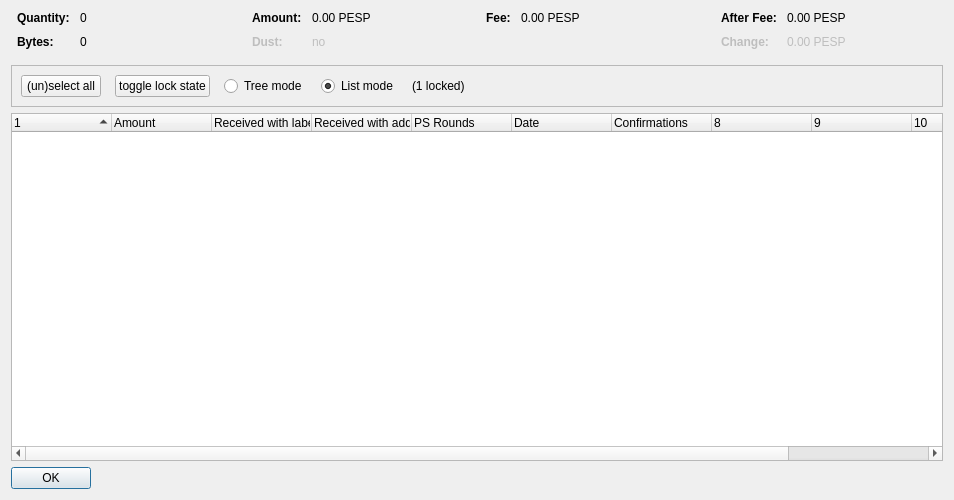
<?xml version="1.0" encoding="UTF-8"?>
<ui version="4.0">
 <class>CoinControlDialog</class>
 <widget class="QDialog" name="CoinControlDialog">
  <property name="geometry">
   <rect>
    <x>0</x>
    <y>0</y>
    <width>954</width>
    <height>500</height>
   </rect>
  </property>
  <property name="windowTitle">
   <string>Coin Selection</string>
  </property>
  <layout class="QVBoxLayout" name="verticalLayout">
   <item>
    <layout class="QHBoxLayout" name="horizontalLayoutTop" stretch="0,0,0,0">
     <property name="topMargin">
      <number>0</number>
     </property>
     <property name="bottomMargin">
      <number>10</number>
     </property>
     <item>
      <layout class="QFormLayout" name="formLayoutCoinControl1">
       <property name="horizontalSpacing">
        <number>10</number>
       </property>
       <property name="verticalSpacing">
        <number>10</number>
       </property>
       <property name="leftMargin">
        <number>6</number>
       </property>
       <property name="rightMargin">
        <number>6</number>
       </property>
       <item row="0" column="0">
        <widget class="QLabel" name="labelCoinControlQuantityText">
         <property name="font">
          <font>
           <weight>75</weight>
           <bold>true</bold>
          </font>
         </property>
         <property name="text">
          <string>Quantity:</string>
         </property>
        </widget>
       </item>
       <item row="0" column="1">
        <widget class="QLabel" name="labelCoinControlQuantity">
         <property name="cursor">
          <cursorShape>IBeamCursor</cursorShape>
         </property>
         <property name="contextMenuPolicy">
          <enum>Qt::ActionsContextMenu</enum>
         </property>
         <property name="text">
          <string notr="true">0</string>
         </property>
         <property name="textInteractionFlags">
          <set>Qt::LinksAccessibleByMouse|Qt::TextSelectableByKeyboard|Qt::TextSelectableByMouse</set>
         </property>
        </widget>
       </item>
       <item row="1" column="0">
        <widget class="QLabel" name="labelCoinControlBytesText">
         <property name="font">
          <font>
           <weight>75</weight>
           <bold>true</bold>
          </font>
         </property>
         <property name="text">
          <string>Bytes:</string>
         </property>
        </widget>
       </item>
       <item row="1" column="1">
        <widget class="QLabel" name="labelCoinControlBytes">
         <property name="cursor">
          <cursorShape>IBeamCursor</cursorShape>
         </property>
         <property name="contextMenuPolicy">
          <enum>Qt::ActionsContextMenu</enum>
         </property>
         <property name="text">
          <string notr="true">0</string>
         </property>
         <property name="textInteractionFlags">
          <set>Qt::LinksAccessibleByMouse|Qt::TextSelectableByKeyboard|Qt::TextSelectableByMouse</set>
         </property>
        </widget>
       </item>
      </layout>
     </item>
     <item>
      <layout class="QFormLayout" name="formLayoutCoinControl2">
       <property name="horizontalSpacing">
        <number>10</number>
       </property>
       <property name="verticalSpacing">
        <number>10</number>
       </property>
       <property name="leftMargin">
        <number>6</number>
       </property>
       <property name="rightMargin">
        <number>6</number>
       </property>
       <item row="0" column="0">
        <widget class="QLabel" name="labelCoinControlAmountText">
         <property name="font">
          <font>
           <weight>75</weight>
           <bold>true</bold>
          </font>
         </property>
         <property name="text">
          <string>Amount:</string>
         </property>
        </widget>
       </item>
       <item row="0" column="1">
        <widget class="QLabel" name="labelCoinControlAmount">
         <property name="cursor">
          <cursorShape>IBeamCursor</cursorShape>
         </property>
         <property name="contextMenuPolicy">
          <enum>Qt::ActionsContextMenu</enum>
         </property>
         <property name="text">
          <string notr="true">0.00 PESP</string>
         </property>
         <property name="textInteractionFlags">
          <set>Qt::LinksAccessibleByMouse|Qt::TextSelectableByKeyboard|Qt::TextSelectableByMouse</set>
         </property>
        </widget>
       </item>
       <item row="1" column="0">
        <widget class="QLabel" name="labelCoinControlLowOutputText">
         <property name="enabled">
          <bool>false</bool>
         </property>
         <property name="font">
          <font>
           <weight>75</weight>
           <bold>true</bold>
          </font>
         </property>
         <property name="text">
          <string>Dust:</string>
         </property>
        </widget>
       </item>
       <item row="1" column="1">
        <widget class="QLabel" name="labelCoinControlLowOutput">
         <property name="enabled">
          <bool>false</bool>
         </property>
         <property name="cursor">
          <cursorShape>IBeamCursor</cursorShape>
         </property>
         <property name="contextMenuPolicy">
          <enum>Qt::ActionsContextMenu</enum>
         </property>
         <property name="text">
          <string notr="true">no</string>
         </property>
         <property name="textInteractionFlags">
          <set>Qt::LinksAccessibleByMouse|Qt::TextSelectableByKeyboard|Qt::TextSelectableByMouse</set>
         </property>
        </widget>
       </item>
      </layout>
     </item>
     <item>
      <layout class="QFormLayout" name="formLayoutCoinControl3">
       <property name="horizontalSpacing">
        <number>10</number>
       </property>
       <property name="verticalSpacing">
        <number>10</number>
       </property>
       <property name="leftMargin">
        <number>6</number>
       </property>
       <property name="rightMargin">
        <number>6</number>
       </property>
       <item row="0" column="0">
        <widget class="QLabel" name="labelCoinControlFeeText">
         <property name="font">
          <font>
           <weight>75</weight>
           <bold>true</bold>
          </font>
         </property>
         <property name="text">
          <string>Fee:</string>
         </property>
        </widget>
       </item>
       <item row="0" column="1">
        <widget class="QLabel" name="labelCoinControlFee">
         <property name="cursor">
          <cursorShape>IBeamCursor</cursorShape>
         </property>
         <property name="contextMenuPolicy">
          <enum>Qt::ActionsContextMenu</enum>
         </property>
         <property name="text">
          <string notr="true">0.00 PESP</string>
         </property>
         <property name="textInteractionFlags">
          <set>Qt::LinksAccessibleByMouse|Qt::TextSelectableByKeyboard|Qt::TextSelectableByMouse</set>
         </property>
        </widget>
       </item>
      </layout>
     </item>
     <item>
      <layout class="QFormLayout" name="formLayoutCoinControl4">
       <property name="horizontalSpacing">
        <number>10</number>
       </property>
       <property name="verticalSpacing">
        <number>10</number>
       </property>
       <property name="leftMargin">
        <number>6</number>
       </property>
       <property name="rightMargin">
        <number>6</number>
       </property>
       <item row="0" column="0">
        <widget class="QLabel" name="labelCoinControlAfterFeeText">
         <property name="font">
          <font>
           <weight>75</weight>
           <bold>true</bold>
          </font>
         </property>
         <property name="text">
          <string>After Fee:</string>
         </property>
        </widget>
       </item>
       <item row="0" column="1">
        <widget class="QLabel" name="labelCoinControlAfterFee">
         <property name="cursor">
          <cursorShape>IBeamCursor</cursorShape>
         </property>
         <property name="contextMenuPolicy">
          <enum>Qt::ActionsContextMenu</enum>
         </property>
         <property name="text">
          <string notr="true">0.00 PESP</string>
         </property>
         <property name="textInteractionFlags">
          <set>Qt::LinksAccessibleByMouse|Qt::TextSelectableByKeyboard|Qt::TextSelectableByMouse</set>
         </property>
        </widget>
       </item>
       <item row="1" column="0">
        <widget class="QLabel" name="labelCoinControlChangeText">
         <property name="enabled">
          <bool>false</bool>
         </property>
         <property name="font">
          <font>
           <weight>75</weight>
           <bold>true</bold>
          </font>
         </property>
         <property name="text">
          <string>Change:</string>
         </property>
        </widget>
       </item>
       <item row="1" column="1">
        <widget class="QLabel" name="labelCoinControlChange">
         <property name="enabled">
          <bool>false</bool>
         </property>
         <property name="cursor">
          <cursorShape>IBeamCursor</cursorShape>
         </property>
         <property name="contextMenuPolicy">
          <enum>Qt::ActionsContextMenu</enum>
         </property>
         <property name="text">
          <string notr="true">0.00 PESP</string>
         </property>
         <property name="textInteractionFlags">
          <set>Qt::LinksAccessibleByMouse|Qt::TextSelectableByKeyboard|Qt::TextSelectableByMouse</set>
         </property>
        </widget>
       </item>
      </layout>
     </item>
    </layout>
   </item>
   <item>
    <widget class="QFrame" name="frame">
     <property name="minimumSize">
      <size>
       <width>0</width>
       <height>40</height>
      </size>
     </property>
     <property name="frameShape">
      <enum>QFrame::StyledPanel</enum>
     </property>
     <property name="frameShadow">
      <enum>QFrame::Sunken</enum>
     </property>
     <layout class="QHBoxLayout" name="horizontalLayout">
      <item>
       <layout class="QHBoxLayout" name="horizontalLayoutPanel" stretch="0,0,0,0,0,0">
        <property name="spacing">
         <number>14</number>
        </property>
        <item>
         <widget class="QPushButton" name="pushButtonSelectAll">
          <property name="sizePolicy">
           <sizepolicy hsizetype="Maximum" vsizetype="Fixed">
            <horstretch>0</horstretch>
            <verstretch>0</verstretch>
           </sizepolicy>
          </property>
          <property name="text">
           <string>(un)select all</string>
          </property>
          <property name="autoDefault">
           <bool>false</bool>
          </property>
         </widget>
        </item>
        <item>
         <widget class="QPushButton" name="pushButtonToggleLock">
          <property name="sizePolicy">
           <sizepolicy hsizetype="Maximum" vsizetype="Fixed">
            <horstretch>0</horstretch>
            <verstretch>0</verstretch>
           </sizepolicy>
          </property>
          <property name="text">
           <string>toggle lock state</string>
          </property>
          <property name="autoDefault">
           <bool>false</bool>
          </property>
         </widget>
        </item>
        <item>
         <widget class="QRadioButton" name="radioTreeMode">
          <property name="sizePolicy">
           <sizepolicy hsizetype="Maximum" vsizetype="Fixed">
            <horstretch>0</horstretch>
            <verstretch>0</verstretch>
           </sizepolicy>
          </property>
          <property name="text">
           <string>Tree mode</string>
          </property>
         </widget>
        </item>
        <item>
         <widget class="QRadioButton" name="radioListMode">
          <property name="sizePolicy">
           <sizepolicy hsizetype="Maximum" vsizetype="Fixed">
            <horstretch>0</horstretch>
            <verstretch>0</verstretch>
           </sizepolicy>
          </property>
          <property name="text">
           <string>List mode</string>
          </property>
          <property name="checked">
           <bool>true</bool>
          </property>
         </widget>
        </item>
        <item>
         <widget class="QLabel" name="labelLocked">
          <property name="text">
           <string>(1 locked)</string>
          </property>
         </widget>
        </item>
        <item>
         <spacer name="horizontalSpacer">
          <property name="orientation">
           <enum>Qt::Horizontal</enum>
          </property>
          <property name="sizeHint" stdset="0">
           <size>
            <width>40</width>
            <height>20</height>
           </size>
          </property>
         </spacer>
        </item>
       </layout>
      </item>
     </layout>
    </widget>
   </item>
   <item>
    <widget class="CoinControlTreeWidget" name="treeWidget">
     <property name="contextMenuPolicy">
      <enum>Qt::CustomContextMenu</enum>
     </property>
     <property name="sortingEnabled">
      <bool>false</bool>
     </property>
     <property name="columnCount">
      <number>11</number>
     </property>
     <attribute name="headerShowSortIndicator" stdset="0">
      <bool>true</bool>
     </attribute>
     <attribute name="headerStretchLastSection">
      <bool>false</bool>
     </attribute>
     <column>
      <property name="text">
       <string/>
      </property>
     </column>
     <column>
      <property name="text">
       <string>Amount</string>
      </property>
     </column>
     <column>
      <property name="text">
       <string>Received with label</string>
      </property>
     </column>
     <column>
      <property name="text">
       <string>Received with address</string>
      </property>
     </column>
     <column>
      <property name="text">
       <string>PS Rounds</string>
      </property>
     </column>
     <column>
      <property name="text">
       <string>Date</string>
      </property>
     </column>
     <column>
      <property name="text">
       <string>Confirmations</string>
      </property>
      <property name="toolTip">
       <string>Confirmed</string>
      </property>
     </column>
     <column>
      <property name="text">
       <string/>
      </property>
     </column>
     <column>
      <property name="text">
       <string/>
      </property>
     </column>
     <column>
      <property name="text">
       <string/>
      </property>
     </column>
     <column>
      <property name="text">
       <string/>
      </property>
     </column>
    </widget>
   </item>
   <item>
    <widget class="QDialogButtonBox" name="buttonBox">
     <property name="sizePolicy">
      <sizepolicy hsizetype="Maximum" vsizetype="Fixed">
       <horstretch>0</horstretch>
       <verstretch>0</verstretch>
      </sizepolicy>
     </property>
     <property name="orientation">
      <enum>Qt::Horizontal</enum>
     </property>
     <property name="standardButtons">
      <set>QDialogButtonBox::Ok</set>
     </property>
    </widget>
   </item>
  </layout>
 </widget>
 <customwidgets>
  <customwidget>
   <class>CoinControlTreeWidget</class>
   <extends>QTreeWidget</extends>
   <header>coincontroltreewidget.h</header>
  </customwidget>
 </customwidgets>
 <resources/>
 <connections/>
</ui>
